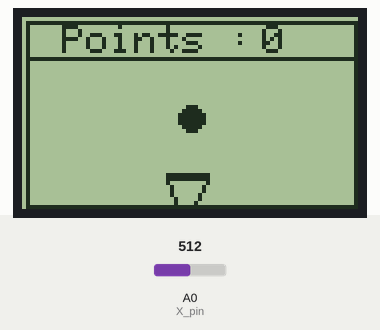
Bench run of a sketch on a simulated Arduino Uno, built with avr-gcc and run on an emulated ATmega328P. Parts: 84×48 one-colour display. The test bench sets the inputs (shaded band); at power-on: A0 (X_pin) = 512. Random numbers use the default seed unless the sketch sets one.

Above: at 5.2 s.
5.3 s: A0 (X_pin) set to 541
At 5.42 s:
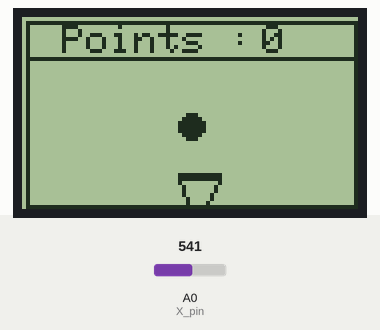
7.0 s: A0 (X_pin) set to 566
At 7.15 s:
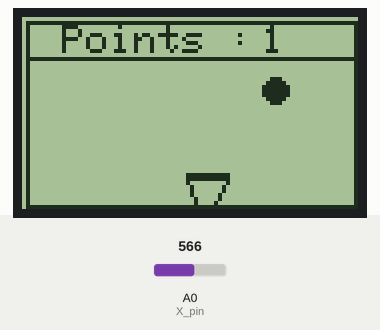
8.6 s: A0 (X_pin) set to 511
At 14.3 s:
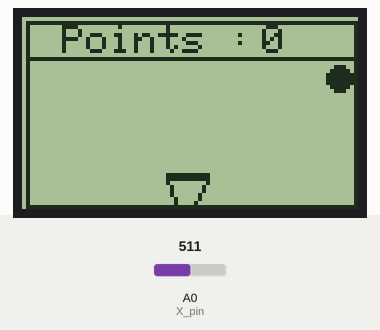

The sketch:

Game_3.ino
```cpp
#include <SPI.h>
#include <Adafruit_GFX.h>
#include <Adafruit_PCD8544.h>
/*PIN_SCE   4
PIN_RESET 3
PIN_DC    5
PIN_SDIN  11
PIN_SCLK  13*/
//======================== Adafruit_PCD8544(CLK, DIN ,D/C  ,CE   ,RST  );
Adafruit_PCD8544 display = Adafruit_PCD8544(0x02, 0x03, 0x04, 0x05, 0x06);

const int X_pin = A0; // analog pin connected to X output
//const int Y_pin = A1; // analog pin connected to Y output
int score=0;
int val1;
void setup()
{
  Serial.begin(9600);
  display.begin();
  display.setContrast(60);
  display.clearDisplay();
  display.setTextSize(0x01);
  display.clearDisplay();
  display.setTextColor(BLACK, WHITE);
  display.setCursor(13, 0);
  display.print(" Starting");
  display.drawFastHLine(0,10,83,BLACK);
  display.setCursor(0,15);
  display.setTextSize(2);
  display.setTextColor(BLACK);
  display.setCursor(10,12);
  display.print("Catch\n  Ball");
  display.setCursor(10,50);
  display.print("utopian");
  display.display();
  delay(4000);
}
void loop()
{
  int randX = random(2,83);
  int Y=15;
  while(Y<=46)
  {
  display.clearDisplay();
  bucket();
    display.setTextSize(0x01);
  display.setCursor(10,2);
  display.println("Points : ");
  display.setCursor(60,2);
  display.println(score);
  display.fillCircle(randX, Y, 3, BLACK);
  display.drawRect(1, 1, 83, 47, BLACK);
  display.drawLine(1, 10, 83, 10, BLACK);
  display.display();
  delay(80);
  Y=Y+1;
  if(val1>=randX-2 && val1<=randX+2 && Y>=40)
  {
    Y=48;
    score=score+1;
    display.setCursor(60,2);
    display.println(score);
  }
  else if(Y==47)
  {
      display.setContrast(30);
      display.clearDisplay();
      display.setTextColor(BLACK, WHITE);
      display.setCursor(13, 0);
      display.print("Catch Ball");
      display.drawFastHLine(0,10,83,BLACK);
      display.setTextColor(BLACK);
      display.setTextSize(1);
      display.setCursor(15,20);
      display.print("Game Over");
      display.setCursor(15,35);
      display.print("Score: ");
      display.print(score);
      display.setCursor(15,40);
      display.display();
      delay(4000);
    score=0;

  }
  }
}
void bucket()
{
  display.clearDisplay();
  val1 = analogRead(X_pin);
  val1 = map(val1, 0, 1014, 0, 83);
  //val2 = analogRead(Y_pin);
  //val2 = map(val2, 0, 1014, 0, 47);
  display.drawLine(val1-5, 40, val1+5, 40, BLACK);
  display.drawLine(val1-5, 39, val1+5, 39, BLACK);
  display.drawLine(val1-5, 40, val1-3, 46, BLACK);
  display.drawLine(val1+5, 40, val1+2, 46, BLACK);
  display.display();
  //Serial.println(val1);
  //Serial.print(val2);
}
```
